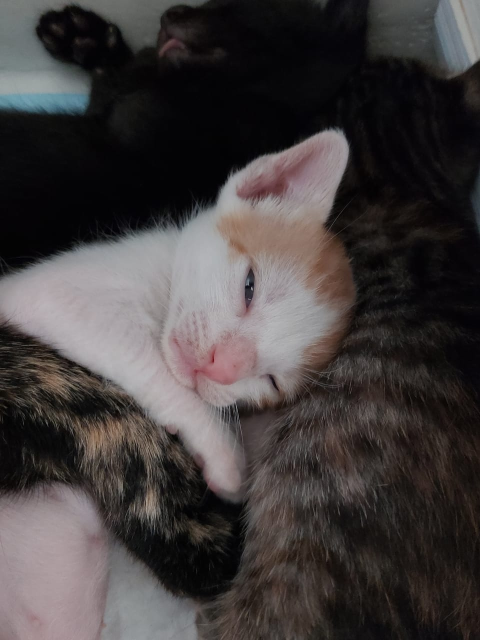
#> input picture Aula 05/bentoespock.jpeg, 960 x 1280 px, found by its file name (shown at 1/2 size)
$ jupyter execute arquivo3.ipynb
#> lines starting #> are read from the running program, lines starting #| are printed output that depends on the picture; after the words box and inside, x2 and y2 are one past the last pixel; in counts of white or black regions, pixels touching at a corner belong together
[cell 1]
import cv2
import numpy as np

# 1. Carrega e suaviza com Passa-Baixa (elimina textura de pelos)
img = cv2.imread("bentoespock.jpeg")
#> img is the input picture: shape (1280, 960, 3); mean B, G, R 61.5, 61.5, 66.6
cinza = cv2.cvtColor(img, cv2.COLOR_BGR2GRAY)
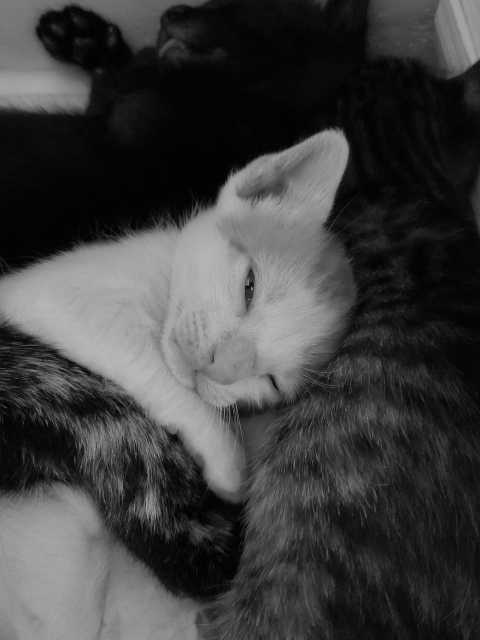
#> cinza: shape (1280, 960) (shown at 1/2 size); min 0, max 195, mean 63
suave = cv2.GaussianBlur(cinza, (7, 7), 0)

# 2. Passa-Alta: Detecção de Bordas (Canny, que combina Sobel + Supressão de não-máximos)
bordas = cv2.Canny(suave, threshold1=30, threshold2=100)
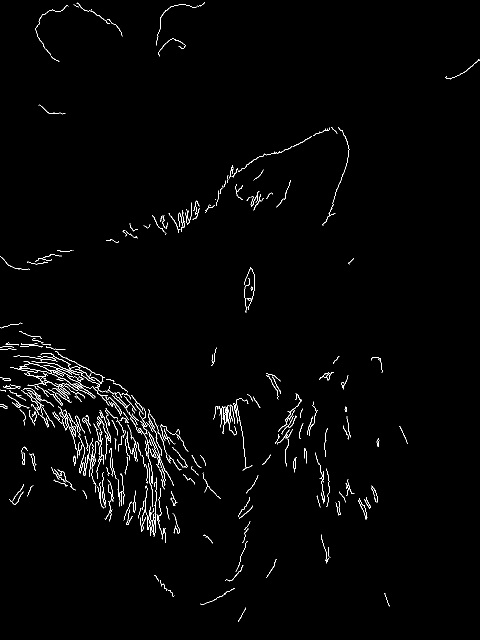
#> bordas: shape (1280, 960) (shown at 1/2 size); 1.4% white in thin lines or dots

# 3. Morfologia para fechar pequenos vãos nas bordas encontradas
kernel = cv2.getStructuringElement(cv2.MORPH_RECT, (5, 5))
bordas_fechadas = cv2.morphologyEx(bordas, cv2.MORPH_CLOSE, kernel)
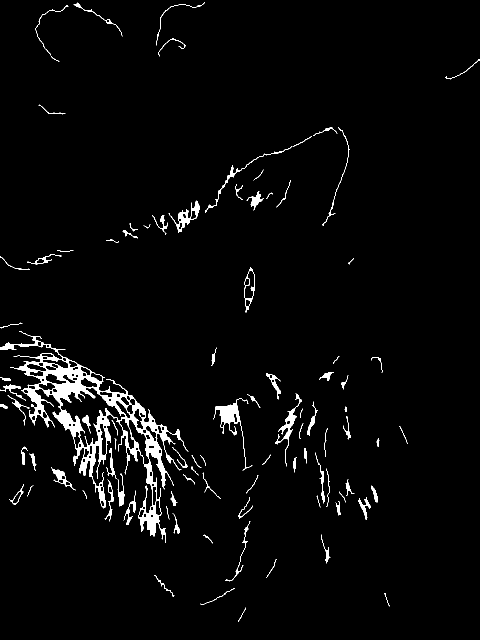
#> bordas_fechadas: shape (1280, 960) (shown at 1/2 size); 2.9% white; 93 white regions

# 4. Transforma o mapa de píxeis em dados vetoriais (Contornos)
contornos, _ = cv2.findContours(bordas_fechadas, cv2.RETR_EXTERNAL, cv2.CHAIN_APPROX_SIMPLE)
#> contornos = 92 contours, 31 with area under 20; largest, box (x1, y1, x2, y2) and area: (0, 662, 377, 1085) 34292, (427, 796, 505, 941) 1382, (489, 534, 510, 625) 1138, (337, 401, 400, 466) 976, (550, 786, 604, 933) 769

img_resultado = img.copy()

# 5. O que fazemos com os contornos? Filtramos por área e extraímos Bounding Boxes
for c in contornos:
    area = cv2.contourArea(c)
    # Filtra ruídos pequenos e pega apenas componentes expressivos
    if area > 3000:
        x, y, w, h = cv2.boundingRect(c)
        # Desenha a caixa delimitadora encontrada pelo algoritmo clássico
        cv2.rectangle(img_resultado, (x, y), (x + w, y + h), (0, 255, 0), 2)
        cv2.putText(img_resultado, f"Area: {int(area)}", (x, y - 5),
                    cv2.FONT_HERSHEY_SIMPLEX, 0.5, (0, 255, 0), 1)
#> this loop made 92 passes
#> (area, x, y, w, h) on pass 64: (34292.5, 0, 662, 377, 423)
#> area on passes 3, 4, 6, 7, 8, 9: 20.5, 38.5, 112, 21.5, 117.5, 93.5
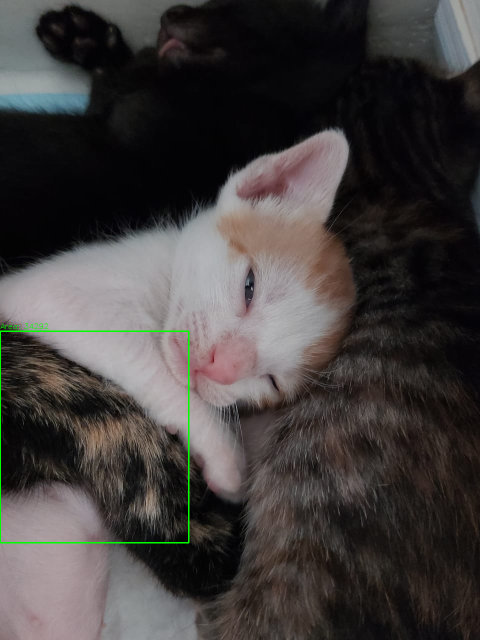
#> img_resultado: shape (1280, 960, 3) (shown at 1/2 size); 0.37% of pixels changed, all inside (x1, y1, x2, y2) = (0, 647, 379, 1087)

cv2.imwrite("deteccao_via_filtros.jpg", img_resultado)
#> Out = True
